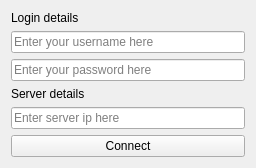
<?xml version="1.0" encoding="UTF-8"?>
<ui version="4.0">
 <class>ServerDialog</class>
 <widget class="QWidget" name="ServerDialog">
  <property name="geometry">
   <rect>
    <x>0</x>
    <y>0</y>
    <width>256</width>
    <height>166</height>
   </rect>
  </property>
  <property name="windowTitle">
   <string>Form</string>
  </property>
  <layout class="QVBoxLayout" name="verticalLayout">
   <item>
    <widget class="QLabel" name="label_2">
     <property name="text">
      <string>Login details</string>
     </property>
    </widget>
   </item>
   <item>
    <widget class="QLineEdit" name="usernameEdit">
     <property name="placeholderText">
      <string>Enter your username here</string>
     </property>
    </widget>
   </item>
   <item>
    <widget class="QLineEdit" name="passwordEdit">
     <property name="echoMode">
      <enum>QLineEdit::EchoMode::Password</enum>
     </property>
     <property name="placeholderText">
      <string>Enter your password here</string>
     </property>
    </widget>
   </item>
   <item>
    <widget class="QLabel" name="label">
     <property name="text">
      <string>Server details</string>
     </property>
    </widget>
   </item>
   <item>
    <widget class="QLineEdit" name="ipEdit">
     <property name="text">
      <string/>
     </property>
     <property name="placeholderText">
      <string>Enter server ip here</string>
     </property>
    </widget>
   </item>
   <item>
    <widget class="QPushButton" name="connectButton">
     <property name="text">
      <string>Connect</string>
     </property>
    </widget>
   </item>
  </layout>
 </widget>
 <resources/>
 <connections/>
</ui>
